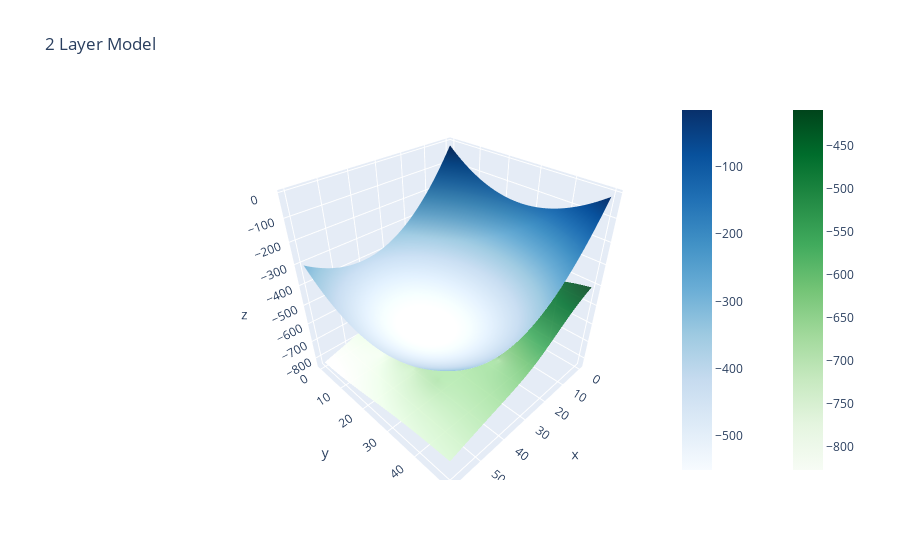

Notebook cell for this chart:
### Code cell
import plotly.graph_objects as go
fig = go.Figure(
    data=[
        go.Surface(
            z=inv_layers['water']['grid'].values,
            colorscale="Blues",
            opacity=1,#0.8,
            colorbar_x=.8,
        ),
        go.Surface(
            z=inv_layers[active_layer]['grid'].values,
            colorscale="Greens",
            opacity=0.9,
            colorbar_x=.95,
        ),
    ],
)

camera = dict(eye=dict(x=1, y=1, z=1))

fig.update_layout(
    title="2 Layer Model",
    scene_aspectmode='manual',
    scene_aspectratio=dict(x=1, y=1, z=1)
)

fig.show()

### Figure 1 — Plotly figure (JSON) as saved in the notebook; plotly's stock layout.template omitted (floating-point values rounded to 4 significant figures; data arrays with more than 128 entries replaced by an {"elided": "..."} marker saying what was removed)
{"data": [{"colorbar": {"x": 0.8}, "colorscale": [[0, "rgb(247,251,255)"], [0.125, "rgb(222,235,247)"], [0.25, "rgb(198,219,239)"], [0.375, "rgb(158,202,225)"], [0.5, "rgb(107,174,214)"], [0.625, "rgb(66,146,198)"], [0.75, "rgb(33,113,181)"], [0.875, "rgb(8,81,156)"], [1, "rgb(8,48,107)"]], "opacity": 1, "type": "surface", "z": {"elided": "51x61 float values"}}, {"colorbar": {"x": 0.95}, "colorscale": [[0, "rgb(247,252,245)"], [0.125, "rgb(229,245,224)"], [0.25, "rgb(199,233,192)"], [0.375, "rgb(161,217,155)"], [0.5, "rgb(116,196,118)"], [0.625, "rgb(65,171,93)"], [0.75, "rgb(35,139,69)"], [0.875, "rgb(0,109,44)"], [1, "rgb(0,68,27)"]], "opacity": 0.9, "type": "surface", "z": {"elided": "51x61 float values"}}], "layout": {"scene": {"aspectmode": "manual", "aspectratio": {"x": 1, "y": 1, "z": 1}}, "title": {"text": "2 Layer Model"}}}
